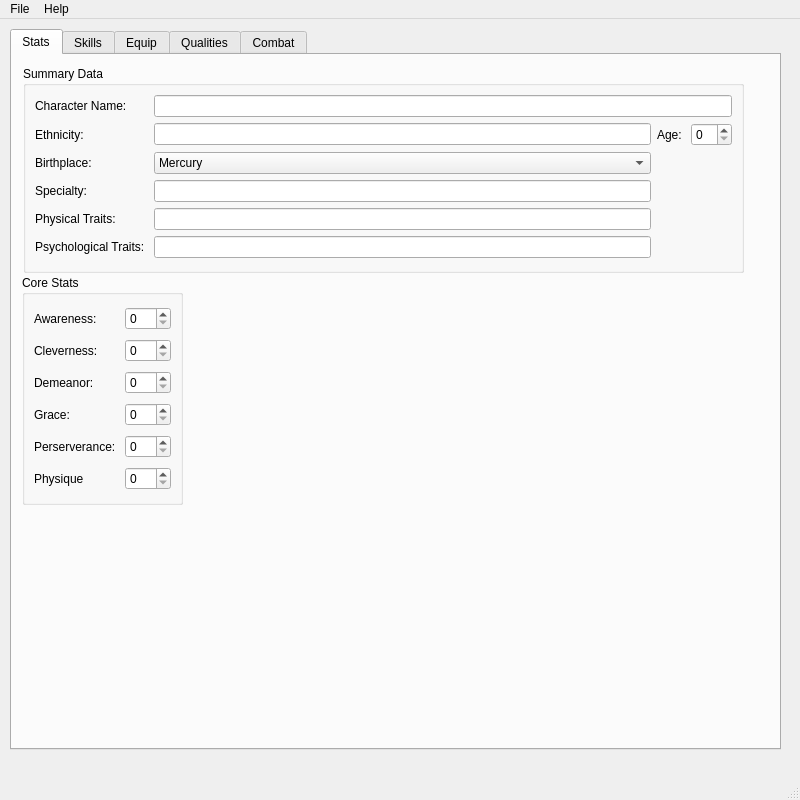
<?xml version="1.0" encoding="UTF-8"?>
<ui version="4.0">
 <class>MainWindow</class>
 <widget class="QMainWindow" name="MainWindow">
  <property name="geometry">
   <rect>
    <x>0</x>
    <y>0</y>
    <width>800</width>
    <height>800</height>
   </rect>
  </property>
  <property name="windowTitle">
   <string>MainWindow</string>
  </property>
  <widget class="QWidget" name="centralwidget">
   <widget class="QTabWidget" name="tabWidget">
    <property name="geometry">
     <rect>
      <x>10</x>
      <y>10</y>
      <width>771</width>
      <height>721</height>
     </rect>
    </property>
    <property name="currentIndex">
     <number>0</number>
    </property>
    <widget class="QWidget" name="Stats">
     <attribute name="title">
      <string>Stats</string>
     </attribute>
     <widget class="QGroupBox" name="groupBox">
      <property name="geometry">
       <rect>
        <x>11</x>
        <y>11</y>
        <width>721</width>
        <height>207</height>
       </rect>
      </property>
      <property name="title">
       <string>Summary Data</string>
      </property>
      <layout class="QGridLayout" name="gridLayout_2">
       <item row="1" column="0">
        <widget class="QLabel" name="label_4">
         <property name="text">
          <string>Ethnicity:</string>
         </property>
        </widget>
       </item>
       <item row="2" column="2">
        <widget class="QComboBox" name="charBirth">
         <item>
          <property name="text">
           <string>Mercury</string>
          </property>
         </item>
         <item>
          <property name="text">
           <string>Venus</string>
          </property>
         </item>
         <item>
          <property name="text">
           <string>Earth</string>
          </property>
         </item>
         <item>
          <property name="text">
           <string>Mars</string>
          </property>
         </item>
         <item>
          <property name="text">
           <string>Jupiter (Callisto)</string>
          </property>
         </item>
         <item>
          <property name="text">
           <string>Jupiter (Europa)</string>
          </property>
         </item>
         <item>
          <property name="text">
           <string>Jupiter (Ganymede)</string>
          </property>
         </item>
         <item>
          <property name="text">
           <string>Saturn (Dione)</string>
          </property>
         </item>
         <item>
          <property name="text">
           <string>Saturn (Enceladus)</string>
          </property>
         </item>
         <item>
          <property name="text">
           <string>Saturn (Hyperion)</string>
          </property>
         </item>
         <item>
          <property name="text">
           <string>Saturn (Rhea)</string>
          </property>
         </item>
         <item>
          <property name="text">
           <string>Saturn (Tethys)</string>
          </property>
         </item>
         <item>
          <property name="text">
           <string>Saturn (Titan)</string>
          </property>
         </item>
         <item>
          <property name="text">
           <string>Uranus</string>
          </property>
         </item>
         <item>
          <property name="text">
           <string>Neptune</string>
          </property>
         </item>
         <item>
          <property name="text">
           <string>Kuiper Belt</string>
          </property>
         </item>
        </widget>
       </item>
       <item row="1" column="4">
        <widget class="QSpinBox" name="charAge"/>
       </item>
       <item row="2" column="0">
        <widget class="QLabel" name="label_3">
         <property name="text">
          <string>Birthplace: </string>
         </property>
        </widget>
       </item>
       <item row="5" column="0">
        <widget class="QLabel" name="label_7">
         <property name="text">
          <string>Psychological Traits: </string>
         </property>
        </widget>
       </item>
       <item row="4" column="0">
        <widget class="QLabel" name="label_6">
         <property name="text">
          <string>Physical Traits: </string>
         </property>
        </widget>
       </item>
       <item row="0" column="0">
        <widget class="QLabel" name="label">
         <property name="text">
          <string>Character Name: </string>
         </property>
        </widget>
       </item>
       <item row="3" column="0">
        <widget class="QLabel" name="label_5">
         <property name="text">
          <string>Specialty: </string>
         </property>
        </widget>
       </item>
       <item row="4" column="2">
        <widget class="QLineEdit" name="charPhys"/>
       </item>
       <item row="5" column="2">
        <widget class="QLineEdit" name="chaPsych"/>
       </item>
       <item row="3" column="2">
        <widget class="QLineEdit" name="charSpec"/>
       </item>
       <item row="1" column="3">
        <widget class="QLabel" name="label_2">
         <property name="text">
          <string>Age: </string>
         </property>
        </widget>
       </item>
       <item row="1" column="2">
        <widget class="QLineEdit" name="charEth"/>
       </item>
       <item row="0" column="2" colspan="3">
        <widget class="QLineEdit" name="charName"/>
       </item>
      </layout>
      <zorder>label_7</zorder>
      <zorder>label_7</zorder>
      <zorder>label_6</zorder>
      <zorder>label_5</zorder>
      <zorder>charSpec</zorder>
      <zorder>charPhys</zorder>
      <zorder>chaPsych</zorder>
      <zorder>label_3</zorder>
      <zorder>charBirth</zorder>
      <zorder>label_4</zorder>
      <zorder>charAge</zorder>
      <zorder>label</zorder>
      <zorder>charName</zorder>
      <zorder>label_2</zorder>
      <zorder>charEth</zorder>
     </widget>
     <widget class="QGroupBox" name="groupBox_2">
      <property name="geometry">
       <rect>
        <x>10</x>
        <y>220</y>
        <width>161</width>
        <height>230</height>
       </rect>
      </property>
      <property name="title">
       <string>Core Stats</string>
      </property>
      <layout class="QGridLayout" name="gridLayout">
       <item row="0" column="0">
        <widget class="QLabel" name="label_8">
         <property name="text">
          <string>Awareness: </string>
         </property>
        </widget>
       </item>
       <item row="0" column="1">
        <widget class="QSpinBox" name="charAwr"/>
       </item>
       <item row="1" column="0">
        <widget class="QLabel" name="label_9">
         <property name="text">
          <string>Cleverness: </string>
         </property>
        </widget>
       </item>
       <item row="2" column="0">
        <widget class="QLabel" name="label_10">
         <property name="text">
          <string>Demeanor: </string>
         </property>
        </widget>
       </item>
       <item row="3" column="0">
        <widget class="QLabel" name="charGra">
         <property name="text">
          <string>Grace: </string>
         </property>
        </widget>
       </item>
       <item row="4" column="0">
        <widget class="QLabel" name="Per">
         <property name="text">
          <string>Perserverance: </string>
         </property>
        </widget>
       </item>
       <item row="6" column="0">
        <widget class="QLabel" name="label_13">
         <property name="text">
          <string>Physique</string>
         </property>
        </widget>
       </item>
       <item row="6" column="1">
        <widget class="QSpinBox" name="charPhy"/>
       </item>
       <item row="1" column="1">
        <widget class="QSpinBox" name="charClv"/>
       </item>
       <item row="2" column="1">
        <widget class="QSpinBox" name="charDem"/>
       </item>
       <item row="3" column="1">
        <widget class="QSpinBox" name="spinBox_4"/>
       </item>
       <item row="4" column="1">
        <widget class="QSpinBox" name="charPsv"/>
       </item>
      </layout>
     </widget>
    </widget>
    <widget class="QWidget" name="Skills">
     <attribute name="title">
      <string>Skills</string>
     </attribute>
    </widget>
    <widget class="QWidget" name="Equip">
     <property name="layoutDirection">
      <enum>Qt::LeftToRight</enum>
     </property>
     <attribute name="title">
      <string>Equip</string>
     </attribute>
    </widget>
    <widget class="QWidget" name="Qualities">
     <attribute name="title">
      <string>Qualities</string>
     </attribute>
    </widget>
    <widget class="QWidget" name="Combat">
     <attribute name="title">
      <string>Combat</string>
     </attribute>
    </widget>
   </widget>
  </widget>
  <widget class="QMenuBar" name="menubar">
   <property name="geometry">
    <rect>
     <x>0</x>
     <y>0</y>
     <width>800</width>
     <height>26</height>
    </rect>
   </property>
   <widget class="QMenu" name="menuFile">
    <property name="title">
     <string>File</string>
    </property>
    <addaction name="actionNew_Character"/>
    <addaction name="actionLoad_Character"/>
    <addaction name="separator"/>
    <addaction name="actionExit"/>
   </widget>
   <widget class="QMenu" name="menuHelp">
    <property name="title">
     <string>Help</string>
    </property>
    <addaction name="actionHelp"/>
    <addaction name="actionAbout"/>
   </widget>
   <addaction name="menuFile"/>
   <addaction name="menuHelp"/>
  </widget>
  <widget class="QStatusBar" name="statusbar"/>
  <action name="actionHelp">
   <property name="text">
    <string>Help</string>
   </property>
  </action>
  <action name="actionAbout">
   <property name="text">
    <string>About</string>
   </property>
  </action>
  <action name="actionNew_Character">
   <property name="text">
    <string>Start a New Character</string>
   </property>
  </action>
  <action name="actionLoad_Character">
   <property name="text">
    <string>View a Character</string>
   </property>
  </action>
  <action name="actionExit">
   <property name="text">
    <string>Exit</string>
   </property>
  </action>
 </widget>
 <resources/>
 <connections/>
</ui>
